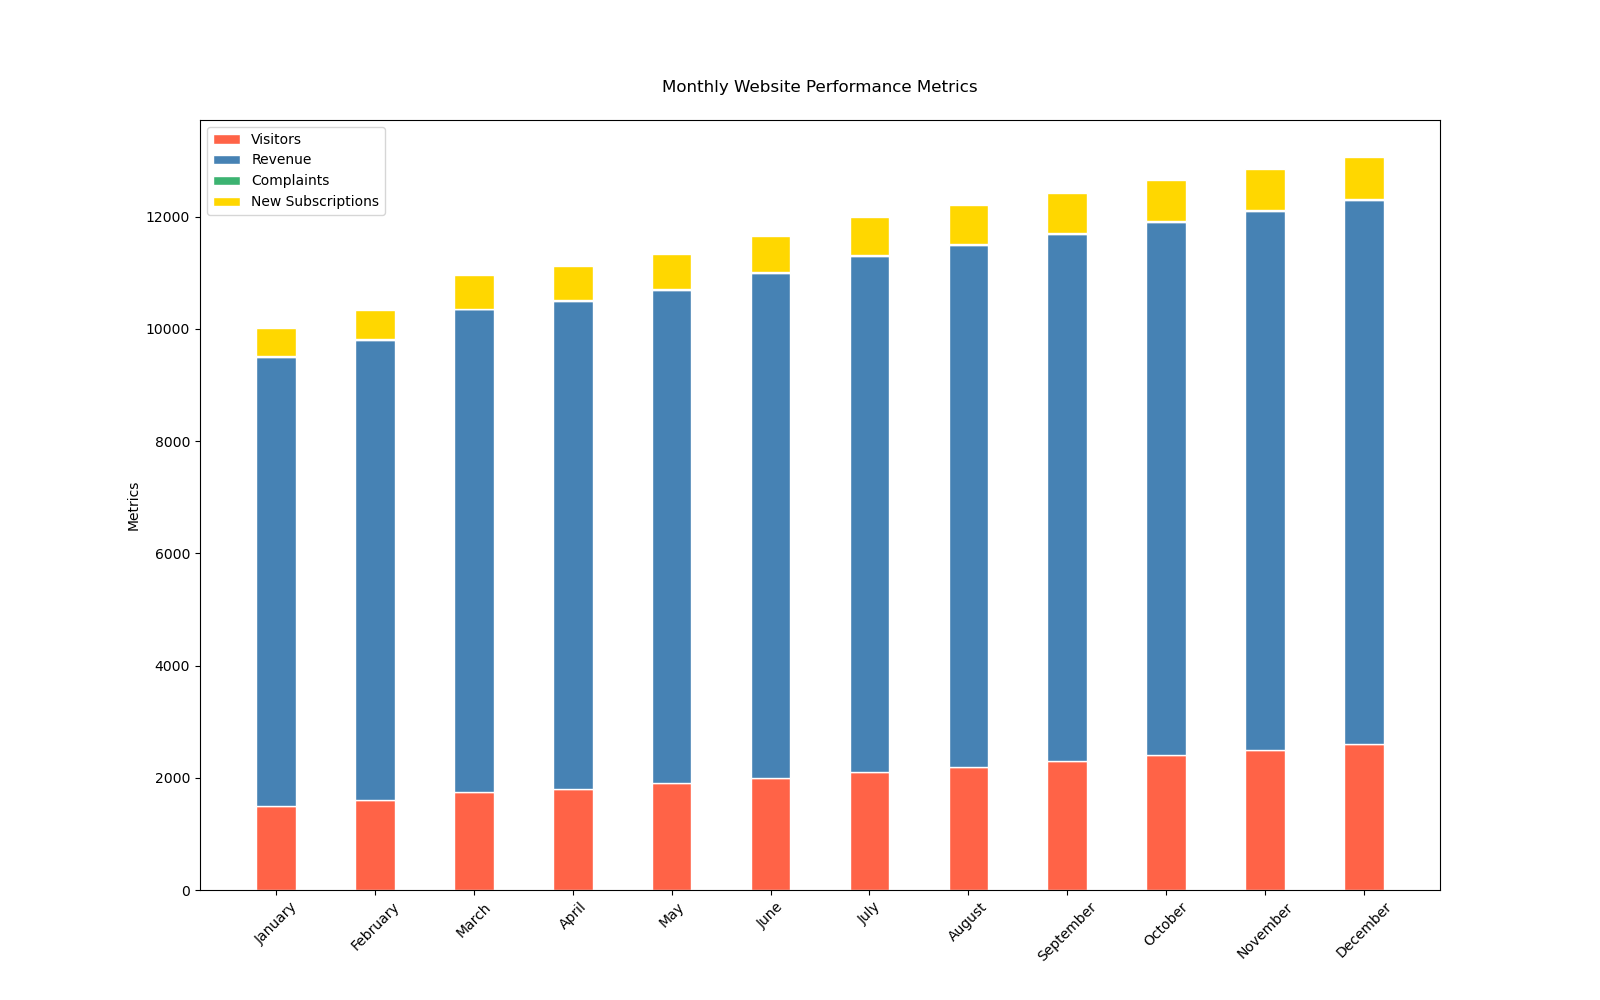

The Python source for this figure:

import matplotlib.pyplot as plt

# Data
months = ['January', 'February', 'March', 'April', 'May', 'June', 
          'July', 'August', 'September', 'October', 'November', 'December']
visitors = [1500, 1600, 1750, 1800, 1900, 2000, 2100, 2200, 2300, 2400, 2500, 2600]
revenue = [8000, 8200, 8600, 8700, 8800, 9000, 9200, 9300, 9400, 9500, 9600, 9700]
complaints = [15, 18, 10, 12, 9, 14, 13, 11, 17, 16, 19, 20]
new_subscriptions = [500, 520, 600, 610, 620, 650, 680, 700, 710, 730, 740, 750]

# Stacked Bar Chart
plt.figure(figsize=(16, 10))  # Change width and height of the chart
bar_width = 0.4  # Change width of bars

# Creating a vertical bar chart
plt.bar(months, visitors, color='#FF6347', edgecolor='white', width=bar_width, label='Visitors')
plt.bar(months, revenue, bottom=visitors, color='#4682B4', edgecolor='white', width=bar_width, label='Revenue')
plt.bar(months, complaints, bottom=[i+j for i,j in zip(visitors, revenue)], color='#3CB371', edgecolor='white', width=bar_width, label='Complaints')
plt.bar(months, new_subscriptions, bottom=[i+j+k for i,j,k in zip(visitors, revenue, complaints)], color='#FFD700', edgecolor='white', width=bar_width, label='New Subscriptions')

plt.ylabel('Metrics')  # Change to appropriate label
plt.title('Monthly Website Performance Metrics', pad=20)  # Change the headline
plt.xticks(rotation=45)  # Appropriately adjusting for vertical chart
plt.legend(loc='upper left')

# Display the plot
plt.show()
